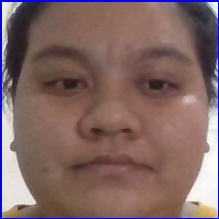
#> input picture dataset/pic.1.775.jpg, 219 x 219 px; its folder holds 4 pictures in this run
$ python train.py
#> lines starting #> are read from the running program, lines starting #| are printed output that depends on the picture
import numpy as np
from PIL import Image
import os
import cv2
def train_classifier(data_dir):
#> called with data_dir = 'dataset'
      path = [os.path.join(data_dir,f) for f in os.listdir(data_dir)]

      faces=[]
      ids=[]
      for image in path:
            img= Image.open(image).convert("L") #covert gray
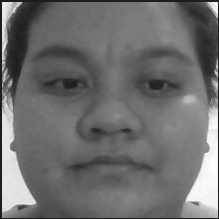
#> img: PIL image 219x219 L; min 23, max 255, mean 110.2
            imageNp=np.array(img,'uint8')
            id=int(os.path.split(image)[1].split(".")[1])
            faces.append(imageNp)
            ids.append(id)
#> pass 2 of the loop in train_classifier, `for image in path:`:
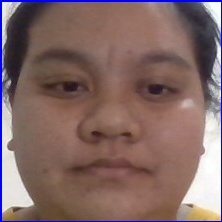
#> input picture dataset/pic.1.779.jpg, 222 x 222 px
#> in train_classifier, `img= Image.open(image).convert("L")`:
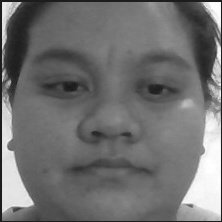
#> img: PIL image 222x222 L; min 23, max 255, mean 112.4
#> pass 3 of the loop in train_classifier, `for image in path:`:
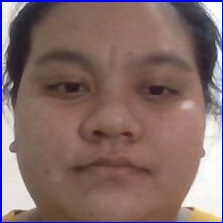
#> input picture dataset/pic.1.783.jpg, 223 x 223 px
#> in train_classifier, `img= Image.open(image).convert("L")`:
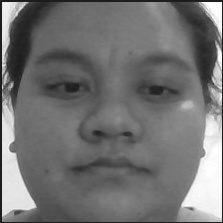
#> img: PIL image 223x223 L; min 22, max 255, mean 114.6
#> the loop made 4 passes; the first 3 are shown

      ids=np.array(ids)
      clf=cv2.face.LBPHFaceRecognizer_create()
      clf.train(faces,ids)
      clf.write("classifier.xml")

train_classifier("dataset")
